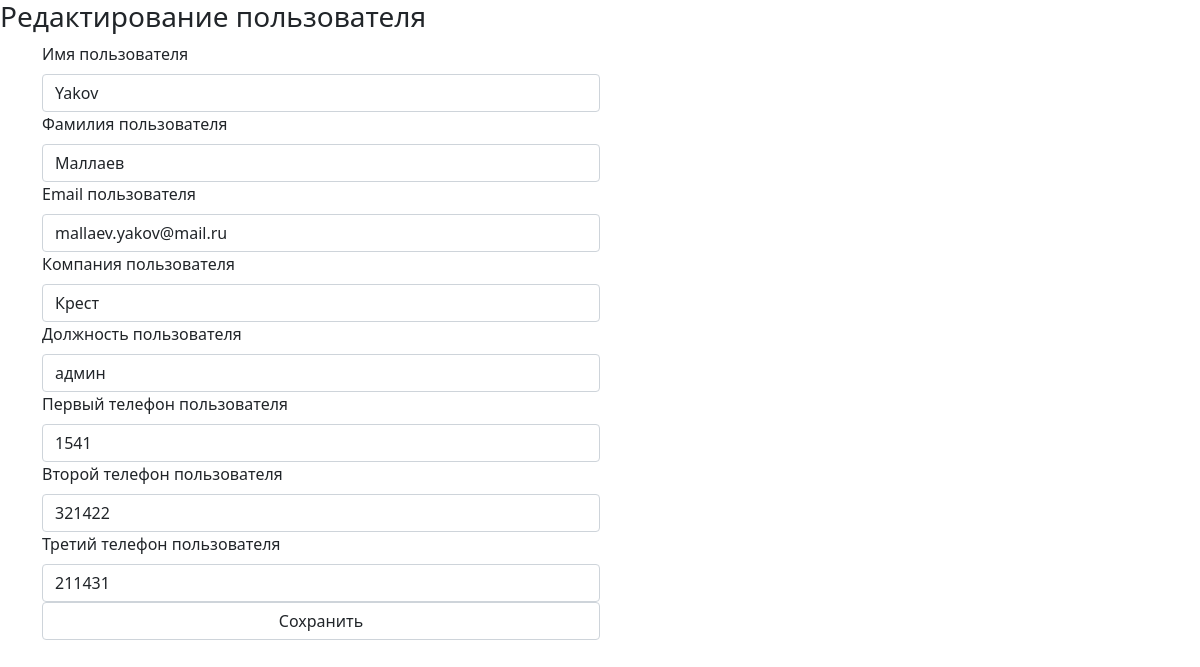
The app's page /?edit=8 with its own data.
### tables this page shows
CREATE TABLE `users` (
  `id` int NOT NULL,
  `del` int NOT NULL DEFAULT '0',
  `first_name` varchar(255) NOT NULL,
  `last_name` varchar(255) NOT NULL,
  `email` varchar(255) NOT NULL,
  `company_name` varchar(255) DEFAULT NULL,
  `position` varchar(255) DEFAULT NULL
);

### index.php (called while the page is built, shortened)
<?php
include_once("object/Tform.php");
include_once("model/Musers.php");
$userobj = new Musers;
$content = $userobj->execute();

### inc-dbcon.php (called while the page is built)
<?php
	$type="mysql";
	$host="localhost";
	$user="root";
	$pasw="";
	$base="int-acc";

### object/Tform.php (the view, shortened to what this page needs)
<?php
class Tform
{
    function clear()
    {
        $this->cont ="";
    }
    function addparams($param)
    {
        $this->param.= $param;
    }
    function addtextfield($name, $value ="", $placeholder="", $header="", $required){
        if($required == 1){
            $this->cont .=
            '<div class="col-sm-6">
              <label for="'.$name.'" class="form-label">'.$header.'</label>
              <input type="text"  class="form-control" id="'.$name.'" name = "'.$name.'" placeholder="'.$placeholder.'" value="'.$value.'" required>
            </div>
        ';
        } else {
            $this->cont .=
            '<div class="col-sm-6">
              <label for="'.$name.'" class="form-label">'.$header.'</label>
              <input type="text"  class="form-control" id="'.$name.'" name = "'.$name.'" placeholder="'.$placeholder.'" value="'.$value.'">
            </div>
        ';
        }
    }
    function addsubmitfield($name, $value ="", $placeholder=""){
        $this->cont .=
        '<div class="col-sm-6">
        <input type="submit" class="form-control" id="'.$name.'" name = "'.$name.'" placeholder="'.$placeholder.'" value="'.$value.'" required>
        </div>
        ';
    }
    function out()
    {
        $res="<form ".$this->param.">";
        $res.=$this->cont;
        $res.="</form>";
        return $res;
    }
}

### records on screen
users: first_name "Yakov", last_name "Маллаев", email "mallaev.yakov@mail.ru", company_name "Крест", position "админ"

### other values on screen
$header "Имя пользователя Фамилия пользователя Email пользователя"
$header "Компания пользователя Должность пользователя Первый телефон пользователя Второй телефон пользователя Третий телефон пользователя"
